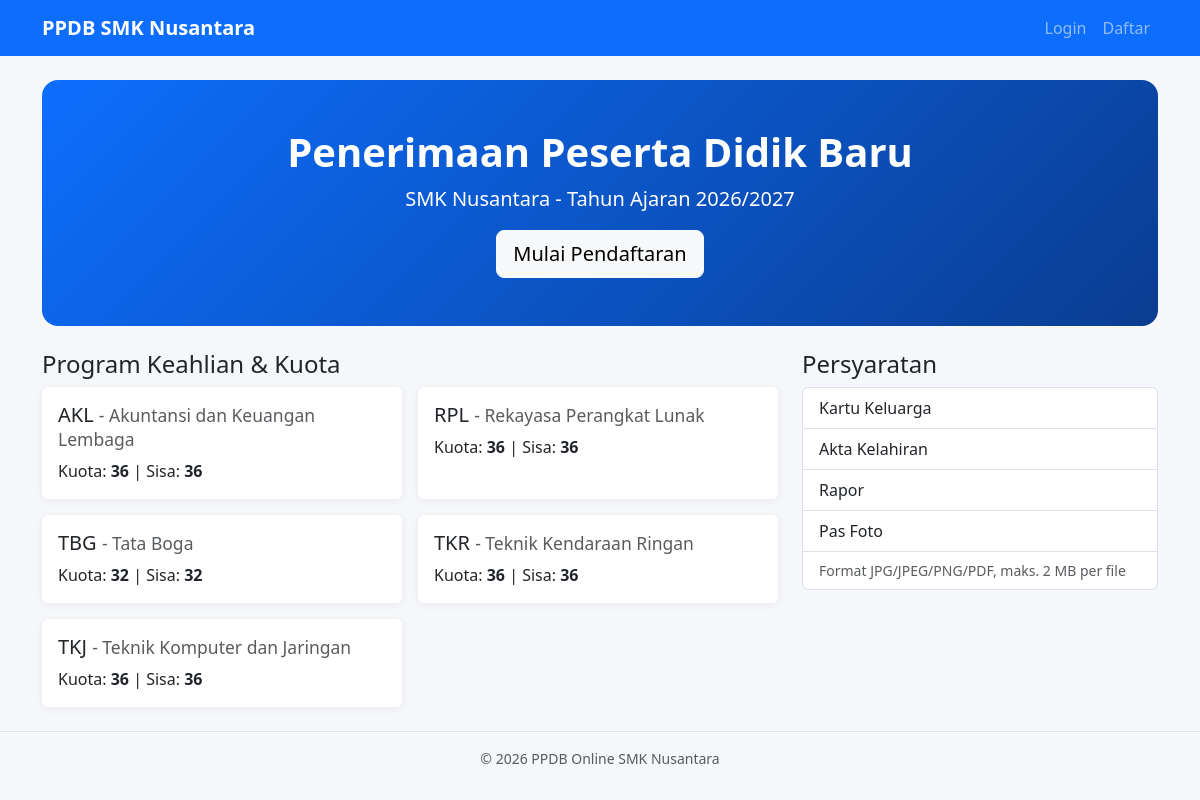
The page / on the database its author committed.
### tables this page shows
CREATE TABLE IF NOT EXISTS jurusan (
  id INT AUTO_INCREMENT PRIMARY KEY,
  kode VARCHAR(10) NOT NULL UNIQUE,
  nama VARCHAR(100) NOT NULL,
  kuota INT NOT NULL DEFAULT 0,
  aktif TINYINT(1) NOT NULL DEFAULT 1
);

### config/app.php (called while the page is built, shortened)
<?php
require_once __DIR__ . '/koneksi.php';
function e($s) { return htmlspecialchars((string)$s, ENT_QUOTES, 'UTF-8'); }
function db_all($sql, $types = '', $params = []) {
    global $koneksi;
    $st = mysqli_prepare($koneksi, $sql);
    mysqli_stmt_execute($st);
    $res = mysqli_stmt_get_result($st);
    $rows = $res ? mysqli_fetch_all($res, MYSQLI_ASSOC) : [];
    return $rows;
}

### index.php (the view, shortened to what this page needs)
<?php
require_once __DIR__ . '/config/app.php';
$jurusan = db_all('SELECT j.*, (SELECT COUNT(*) FROM pendaftaran p WHERE p.jurusan_id=j.id AND p.hasil_seleksi="Diterima") AS diterima
                   FROM jurusan j WHERE j.aktif=1 ORDER BY j.nama');
include __DIR__ . '/includes/header.php';
?>
<div class="hero p-5 mb-4 text-center">
  <h1 class="fw-bold">Penerimaan Peserta Didik Baru</h1>
  <p class="lead">SMK Nusantara - Tahun Ajaran <?= date('Y') ?>/<?= date('Y') + 1 ?></p>
  <a href="<?= BASE_URL ?>/auth/register.php" class="btn btn-light btn-lg">Mulai Pendaftaran</a>
</div>
<div class="row g-4">
  <div class="col-lg-8">
    <h4>Program Keahlian &amp; Kuota</h4>
    <div class="row g-3">
      <?php foreach ($jurusan as $j): ?>
        <div class="col-md-6"><div class="card h-100"><div class="card-body">
          <h5><?= e($j['kode']) ?> <small class="text-muted">- <?= e($j['nama']) ?></small></h5>
          <p class="mb-0">Kuota: <b><?= (int)$j['kuota'] ?></b> | Sisa: <b><?= max(0, $j['kuota'] - $j['diterima']) ?></b></p>
        </div></div></div>
      <?php endforeach; ?>
    </div>
  </div>
  <div class="col-lg-4">
    <h4>Persyaratan</h4>
    <ul class="list-group">
      <li class="list-group-item">Kartu Keluarga</li>
      <li class="list-group-item">Akta Kelahiran</li>
      <li class="list-group-item">Rapor</li>
      <li class="list-group-item">Pas Foto</li>
      <li class="list-group-item text-muted small">Format JPG/JPEG/PNG/PDF, maks. 2 MB per file</li>
    </ul>
  </div>
</div>
<?php include __DIR__ . '/includes/footer.php'; ?>

### includes/header.php (shortened to what this page needs)
<?php
require_once __DIR__ . '/../config/app.php';
$u = $_SESSION['user'] ?? null;
?>
<!DOCTYPE html>
<html lang="id">
<head>
<link href="https://cdn.jsdelivr.net/npm/bootstrap@5.3.3/dist/css/bootstrap.min.css" rel="stylesheet">
<link href="<?= BASE_URL ?>/assets/css/style.css" rel="stylesheet">
</head>
<body>
<nav class="navbar navbar-expand-lg navbar-dark bg-primary">
  <div class="container">
    <a class="navbar-brand fw-bold" href="<?= BASE_URL ?>/index.php">PPDB SMK Nusantara</a>
    <div class="collapse navbar-collapse" id="nav">
      <ul class="navbar-nav">
        <?php if ($u): ?>
          <li class="nav-item"><span class="nav-link"><?= e($u['nama']) ?> (<?= e($u['role']) ?>)</span></li>
          <li class="nav-item"><a class="nav-link" href="<?= BASE_URL ?>/auth/logout.php">Logout</a></li>
        <?php else: ?>
          <li class="nav-item"><a class="nav-link" href="<?= BASE_URL ?>/auth/login.php">Login</a></li>
          <li class="nav-item"><a class="nav-link" href="<?= BASE_URL ?>/auth/register.php">Daftar</a></li>
        <?php endif; ?>
      </ul>
    </div>
  </div>
</nav>
<main class="container py-4">

### includes/footer.php (shortened to what this page needs)
</main>
<footer class="text-center text-muted small py-3 border-top">&copy; <?= date('Y') ?> PPDB Online SMK Nusantara</footer>
</body>
</html>

### assets/css/style.css (style rules this page uses)
body { background:#f5f7fb; }
.hero { background:linear-gradient(135deg,#0d6efd,#0a3d91); color:#fff; border-radius:1rem; }
.card { border:0; box-shadow:0 2px 8px rgba(0,0,0,.06); }

### rows shown on the page
jurusan: kode "AKL", nama "Akuntansi dan Keuangan Lembaga", kuota "36", max(0,$j['kuota']-$j['diterima']) "36"
jurusan: kode "RPL", nama "Rekayasa Perangkat Lunak", kuota "36", max(0,$j['kuota']-$j['diterima']) "36"
jurusan: kode "TBG", nama "Tata Boga", kuota "32", max(0,$j['kuota']-$j['diterima']) "32"
jurusan: kode "TKR", nama "Teknik Kendaraan Ringan", kuota "36", max(0,$j['kuota']-$j['diterima']) "36"
jurusan: kode "TKJ", nama "Teknik Komputer dan Jaringan", kuota "36", max(0,$j['kuota']-$j['diterima']) "36"
